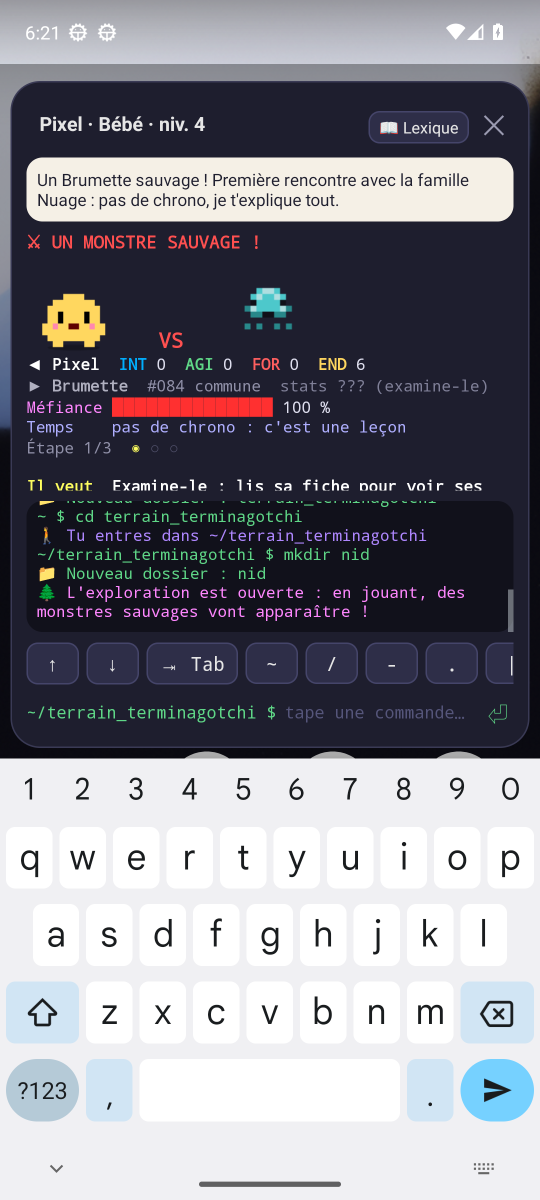
#> input picture 03_nid.png, 1080 x 2400 px (shown at 1/2 size)
$ python -i audit_lire.py   (imports and definitions only)
#> lines starting #> are read from the running program, lines starting #| are printed output that depends on the picture
"""Outils des passages sur le téléphone virtuel (tests/audit_ecrans.sh) : lecture d'écran (OCR tesseract) et rangement
des captures. Outil de la CI seulement, rien dans le jeu.

  python3 tests/audit_lire.py mot capture.png Mot [n]    → « x y » : le centre du n-ième mot lu qui contient Mot (ou rien)
  python3 tests/audit_lire.py textes dossier             → un .txt par capture .png (tout le texte lu)
  python3 tests/audit_lire.py reduire dossier sortie     → les captures en JPEG réduit, les autres petits fichiers copiés
"""
import os, re, shutil, subprocess, sys, tempfile, unicodedata
from PIL import Image, ImageOps


def simple(s):
    s = unicodedata.normalize("NFD", s)
    return "".join(c for c in s if unicodedata.category(c) != "Mn").lower()


def langues():
    try:
        dispo = subprocess.run(["tesseract", "--list-langs"], capture_output=True, text=True).stdout.split()
    except Exception:
        return "eng"
    voulues = [l for l in os.environ.get("OCR_LANGUES", "fra eng").split() if l in dispo]
    return "+".join(voulues) or "eng"


def variantes(image):
    im0 = Image.open(image).convert("L")
    for inverse in (True, False):          # clair sur sombre, puis sombre sur clair
        im = ImageOps.invert(im0) if inverse else im0
        yield im.point(lambda v: 255 if v > 150 else 0)


def lire_mots(image):
    """[(mot, x, y, largeur, hauteur)] dans l'ordre de lecture, pour les deux variantes de l'image."""
    lus = []
    for im in variantes(image):
        f = tempfile.NamedTemporaryFile(suffix=".png", delete=False)
        f.close()
        im.save(f.name)
        tsv = subprocess.run(["tesseract", f.name, "-", "-l", langues(), "--psm", "11", "tsv"],
                             capture_output=True, text=True).stdout
        os.unlink(f.name)
        for ligne in tsv.splitlines()[1:]:
            c = ligne.split("\t")
            if len(c) < 12 or not c[11].strip():
                continue
            try:
                x, y, w, h, conf = int(c[6]), int(c[7]), int(c[8]), int(c[9]), float(c[10])
            except ValueError:
                continue
            if conf < 20:
                continue
            lus.append((c[11].strip(), x, y, w, h))
    lus.sort(key=lambda m: (m[2] // 12, m[1]))
    return lus


def lire_texte(image):
    im = next(variantes(image))
    im = im.resize((im.width * 2, im.height * 2))
    f = tempfile.NamedTemporaryFile(suffix=".png", delete=False)
    f.close()
    im.save(f.name)
    t = subprocess.run(["tesseract", f.name, "-", "-l", langues(), "--psm", "6"], capture_output=True, text=True).stdout
    os.unlink(f.name)
    return t


def un_texte(chemin):
    try:
        open(chemin[:-4] + ".txt", "w", encoding="utf-8").write(lire_texte(chemin))
    except Exception as e:
        print("lecture impossible :", chemin, e)


quoi = sys.argv[1]
# [36 lines not run here, left out]

>>> import cv2
>>> picture = cv2.imread('../03_nid.png', cv2.IMREAD_GRAYSCALE)
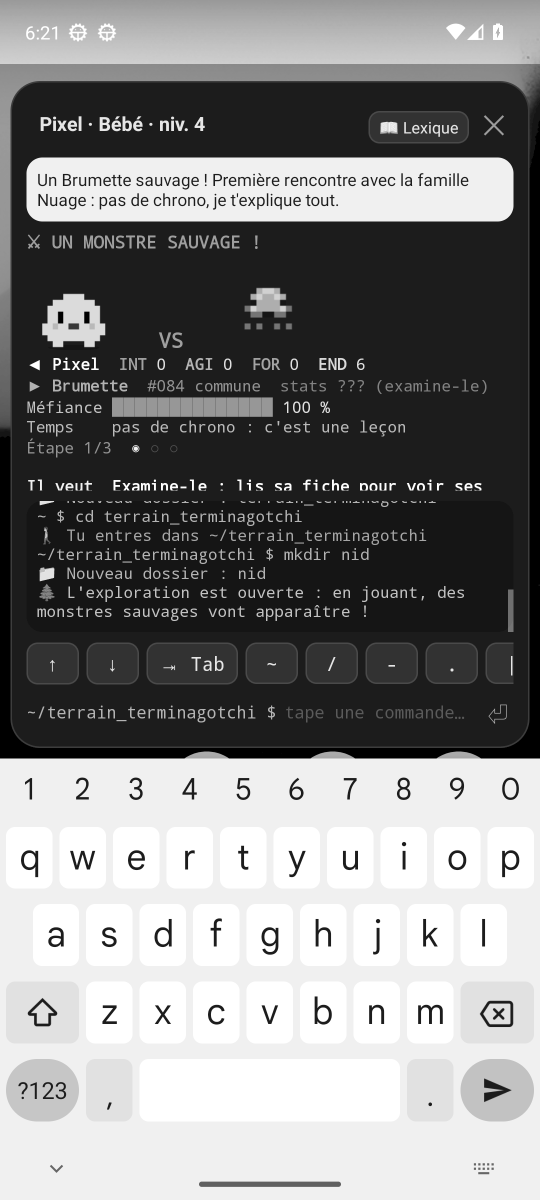
#> picture: shape (2400, 1080) (shown at 1/2 size); min 0, max 255, mean 129.8
#> (the run stopped early here; a loop or call above may not have finished)
